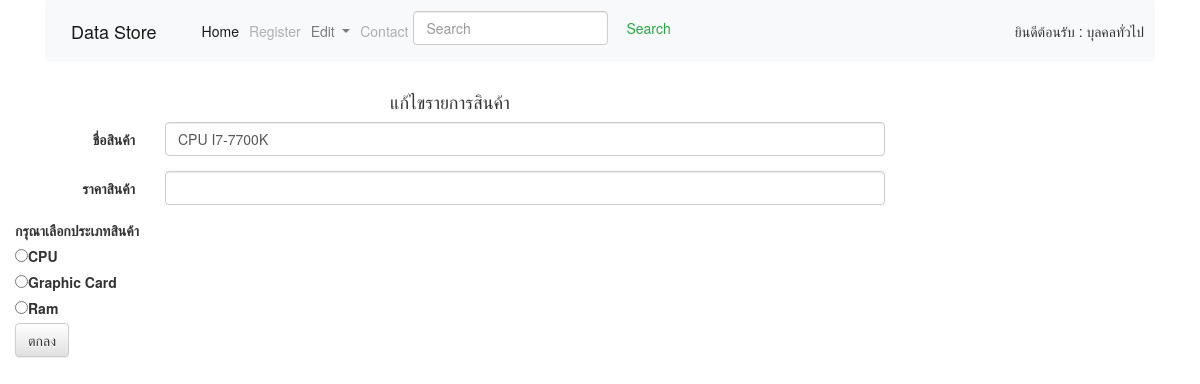
Screenshot of /5824631014-ProjectWeb/product_edit.php?prd_id=29 with the database file from the repository.
### tables this page shows
CREATE TABLE `product` (
  `prd_id` int(2) NOT NULL,
  `prd_name` varchar(20) NOT NULL,
  `prd_price` int(10) NOT NULL,
  `prd_pdt_id` int(5) NOT NULL
);

CREATE TABLE `product_type` (
  `pdt_id` int(5) NOT NULL,
  `pdt_name` varchar(20) NOT NULL
);

### 5824631014-ProjectWeb/product_edit.php (the view, shortened to what this page needs)
<html>
    <head>
        <link rel="stylesheet" href="https://maxcdn.bootstrapcdn.com/bootstrap/4.0.0-beta.2/css/bootstrap.min.css">
        <link href="bootstrap/css/bootstrap.css" rel="stylesheet" type="text/css">
        <link href="bootstrap/css/bootstrap-theme.css" rel="stylesheet" type="text/css">
        <?php
            include 'menu.php';
        ?>
    </head>
    </head>
    <body>
                <div class="col-sm-12 col-md-9 col-lg-9">
                    <center><h4>แก้ไขรายการสินค้า</h4></center>
                <?php
                    include './connection.php';
                    if(isset($_GET['submit'])){
                        $prd_id     = $_GET['prd_id'];
                        $prd_name   = $_GET['prd_name'];
                        $prd_price = $_GET['prd_price'];
                        $prd_pdt_id = $_GET['prd_pdt_id'];
                        $sql        = "update product set prd_name='$prd_name', prd_price ='$prd_price' , prd_pdt_id ='$prd_pdt_id'  where prd_id='$prd_id'";
                        mysqli_query($conn,$sql);
                        mysqli_close($conn);
                        echo "แก้ไข $prd_name เรียบร้อยแล้ว<br>";
                        echo '<a href="product_list.php">แสดงรายการสินค้าทั้งหมด</a>';
                    }else{
                        $fprd_id = $_REQUEST['prd_id'];
                        $sql =  "SELECT * FROM product where prd_id='$fprd_id'";
                        $result = mysqli_query($conn,$sql);
                        $row = mysqli_fetch_array($result, MYSQLI_ASSOC);
                        $fprd_name = $row['prd_name'];
                ?>
                    <form class="form-horizontal" role="form" name="product_edit" action="<?php echo $_SERVER['PHP_SELF']?>">
                        <div class="form-group">
                            <label for="prd_name" class="col-md-2 col-lg-2 control-label">ชื่อสินค้า</label>
                            <div class="col-md-10 col-lg-10">
                                <input type="text" name="prd_name" id="prd_name" class="form-control" value="<?php echo "$fprd_name";?>">
                            </div>
                        </div>
                        <div class="form-group">
                            <label for="prd_price" class="col-md-2 col-lg-2 control-label">ราคาสินค้า</label>
                            <div class="col-md-10 col-lg-10">
                                <input type="int" name="prd_price" id="prd_price" class="form-control">
                            </div>
                        </div>
                        <label>กรุณาเลือกประเภทสินค้า</label><br>
                              <?php
                                include './connection.php';
                                $sql =  'SELECT * FROM product_type';
                                $result = mysqli_query($conn,$sql);
                                while (($row = mysqli_fetch_array($result, MYSQLI_ASSOC)) != NULL) {
                                    $pdt = 'product_type['.$row['pdt_id'].']';
                                    echo '<input type="radio" name=prd_pdt_id ';
                                    echo 'id="' . $pdt . '" ';
                                    echo 'value="'.$row['pdt_id'].'">';
                                    echo '<label for="'.$pdt.'">'.$row['pdt_name'];
                                    echo '</label><br>';
                                }
                              ?>
                        <div class="form-group">
                            <div class="col-md-10 col-lg-10">
                                <input type="submit" name="submit" value="ตกลง" class="btn btn-default">
                            </div>
                        </div>
                    </form>
                <?php
                    }
                ?>
                </div>
    </body>
</html>

### rows the page displays
product: prd_name "CPU I7-7700K"
product_type: pdt_name "CPU"
product_type: pdt_name "Graphic Card"
product_type: pdt_name "Ram"
